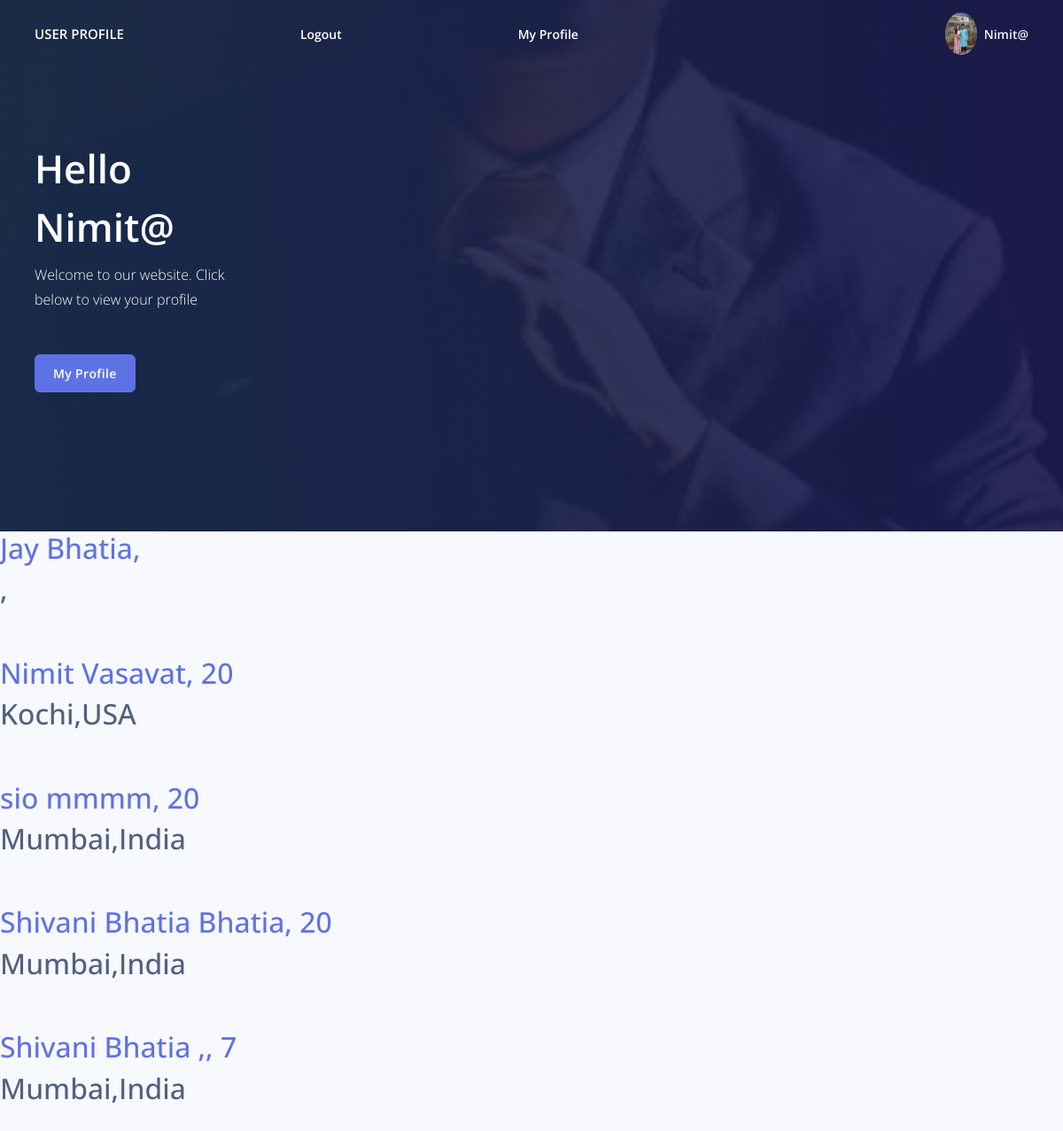
Screenshot of / (signed in) with the database file from the repository.
### myapp/models.py (models this page shows, shortened)
class Profile(models.Model):
    user = models.OneToOneField(User,on_delete=models.CASCADE)
    name = models.CharField(max_length=100)
    surname = models.CharField(max_length=100)
    bio = models.TextField(blank=True)
    city = models.CharField(blank=True,max_length=100)
    country = models.CharField(blank=True,max_length=100)
    age = models.CharField(blank=True,max_length=100)
    profile_image = models.ImageField(blank=True,null=True,upload_to='images/')

### myapp/views.py (the view)
# urls.py: path('',views.index,name='index'),
def index(request):
    if request.user.is_authenticated:
        u = User.objects.get(username=request.user)
        if Profile.objects.filter(user__username=u).exists():
            p = Profile.objects.get(user__username=u)
        else:
            p=1
        pp = Profile.objects.all()
        return render(request,'myapp/index.html',{'myprofile':p,'u':u,'profilejay':pp})
    else:
        return render(request,'myapp/index.html')

### myapp/templates/myapp/index.html (shortened to what this page needs)
<!DOCTYPE html>
{% load socialaccount %}
{% load staticfiles %}
<html lang="en" dir="ltr">
  <head>
    <link rel="stylesheet" href="https://cdnjs.cloudflare.com/ajax/libs/font-awesome/4.7.0/css/font-awesome.min.css">
    <link href="https://cdn.jsdelivr.net/npm/bootstrap@5.0.0-beta1/dist/css/bootstrap.min.css" rel="stylesheet">
    <link rel="stylesheet" href="{% static 'css/myapp.css' %}">
  </head>
  <body>
      <div class="main-content">
        <nav class="navbar navbar-top navbar-expand-md navbar-dark" id="navbar-main">
          <div class="container-fluid">
            <a class="h4 mb-0 text-white text-uppercase d-none d-lg-inline-block">User profile</a>
            {% if user.is_authenticated %}
            <span  class="mb-0 text-sm  font-weight-bold"><a style="color:white" href="{% url 'logout' %}">Logout</a></span>
            {% if not u.profile %}
            <span  class="mb-0 text-sm  font-weight-bold"><a style="color:white" href="{% url 'myapp:create' %}">Create Profile</span>
            {% else %}
            <span  class="mb-0 text-sm  font-weight-bold"><a style="color:white" href="{% url 'myapp:detail' pk=myprofile.pk %}">My Profile</span>
            {% endif %}
            {% endif %}
            <ul class="navbar-nav align-items-center d-none d-md-flex">
              <li class="nav-item dropdown">
                <a class="nav-link pr-0" href="#" role="button" data-toggle="dropdown" aria-haspopup="true" aria-expanded="false">
                  <div class="media align-items-center">
                    <span class="avatar avatar-sm rounded-circle">
                      <img alt="Image placeholder" src="{{myprofile.profile_image.url}}">
                    </span>
                    <div class="media-body ml-2 d-none d-lg-block">
                      <span class="mb-0 text-sm  font-weight-bold">{{ request.user }}</span>
                    </div>
                  </div>
                </a>
              </li>
            </ul>
          </div>
        </nav>
        <div class="header pb-8 pt-5 pt-lg-8 d-flex align-items-center" style="min-height: 600px; background-image:url({% static 'images/downloadjay.jpg' %}) ; background-size: cover; background-position: center top;">
          <span class="mask bg-gradient-default opacity-8"></span>
          <div class="container-fluid d-flex align-items-center">
            <div class="row">
              <div class="col-lg-7 col-md-10">
                {% if user.is_authenticated %}
                <h1 class="display-2 text-white">Hello {{request.user}}</h1>
                {% if not u.profile %}
                <p class="text-white mt-0 mb-5">Welcome to our website. Create your Profile Page to reap full benefits of our website</p>
                <a href="{% url 'myapp:create' %}"><input class="btn btn-primary" style="background-color:#5e72e4" type="submit" name="" value="Create Profile"></a>
                {% else %}
                <p class="text-white mt-0 mb-5">Welcome to our website. Click below to view your profile</p>
                <a href="{% url 'myapp:detail' pk=myprofile.pk %}"><input class="btn btn-primary" style="background-color:#5e72e4" type="submit" name="" value="My Profile"></a>
                {% endif %}
                {% else %}
                <h1 class="display-2 text-white">Hello</h1>
                <p class="text-white mt-0 mb-5">Welcome to our website. Please Login to reap full benefits of our website</p>
                {% endif %}
              </div>
            </div>
          </div>
        </div>
      {% for j in profilejay %}
      <a href="{% url 'myapp:detail' pk=j.pk %}">
      <h2> {{j.name}} {{j.surname}}, {{j.age}}</h2></a>
      <h2>{{j.city}},{{j.country}}</h2>
      <br>
      <br>
      {% endfor %}
    </body>
  </body>
</html>

### rows the page displays
Profile: profile_image (picture), name "Nimit", surname "Vasavat", age "20", city "Kochi", country "USA"
Profile: name "Jay", surname "Bhatia"
Profile: name "sio", surname "mmmm", age "20", city "Mumbai", country "India"
Profile: name "Shivani Bhatia", surname "Bhatia", age "20", city "Mumbai", country "India"
Profile: name "Shivani Bhatia", surname ",", age "7", city "Mumbai", country "India"

### other values shown
{{ request.user }} "Nimit@"
